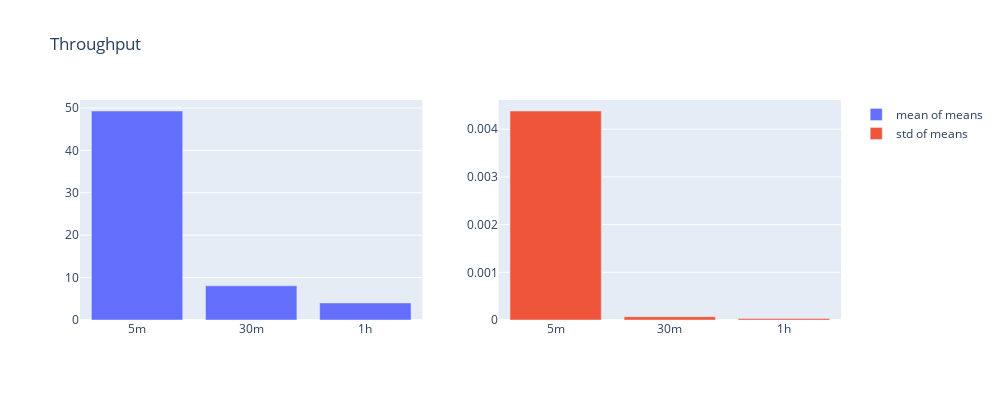

This figure's notebook cell:
### Code cell
bar_plot("Throughput", throughput)

### Figure 1 — Plotly figure (JSON) as saved in the notebook; plotly's stock layout.template omitted (floating-point values rounded to 4 significant figures)
{"data": [{"name": "mean of means", "type": "bar", "x": ["5m", "30m", "1h"], "xaxis": "x", "y": [49.29, 8.048, 4.024], "yaxis": "y"}, {"name": "std of means", "type": "bar", "x": ["5m", "30m", "1h"], "xaxis": "x2", "y": [0.004382, 6.908e-05, 3.107e-05], "yaxis": "y2"}], "layout": {"height": 400, "title": {"text": "Throughput"}, "width": 1000, "xaxis": {"anchor": "y", "autorange": true, "domain": [0, 0.45], "range": [-0.5, 2.5], "type": "category"}, "xaxis2": {"anchor": "y2", "autorange": true, "domain": [0.55, 1], "range": [-0.5, 2.5], "type": "category"}, "yaxis": {"anchor": "x", "autorange": true, "domain": [0, 1], "range": [0, 51.88], "type": "linear"}, "yaxis2": {"anchor": "x2", "autorange": true, "domain": [0, 1], "range": [0, 0.004612], "type": "linear"}}}
